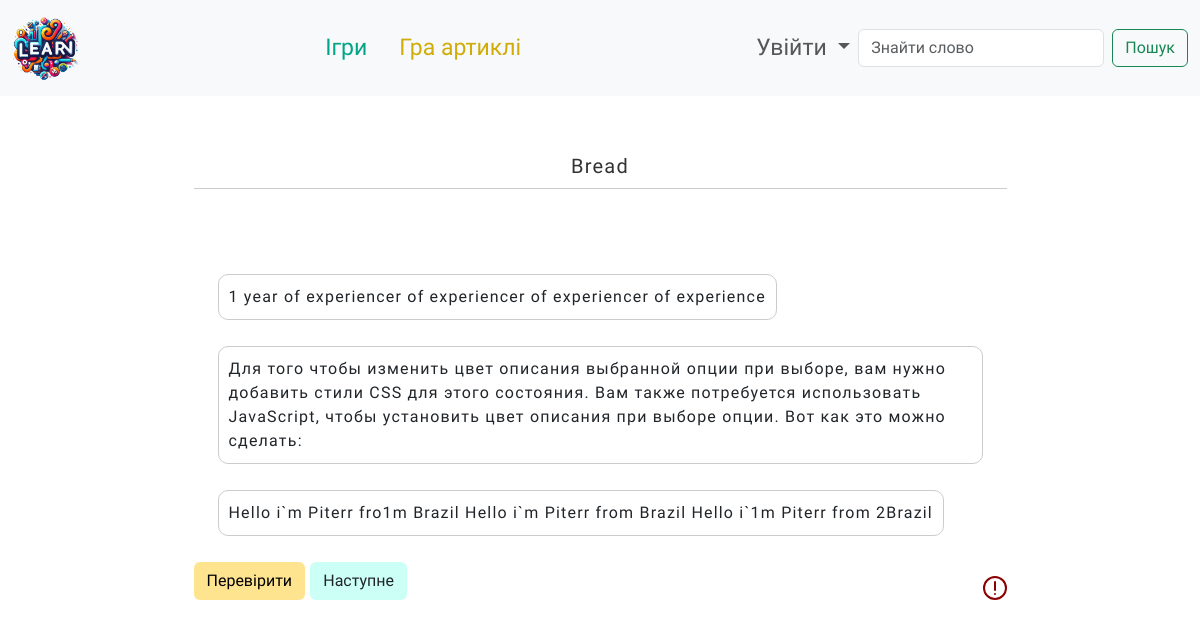
Page /words/game/ on the committed database.
### base_game/models.py (models this page shows)
class BaseGameModel(models.Model):
    LEVEL_CHOICES = (
        ('A1', 'A1'),
        ('A2', 'A2'),
        ('B1', 'B1'),
        ('B2', 'B2'),
        ('C1', 'C1'),
        ('C2', 'C2'),
    )
    word = models.CharField(max_length=100)
    description = models.TextField(max_length=2000)
    translate = models.CharField(max_length=200)
    autor = models.ForeignKey(User, on_delete=models.CASCADE, null=True, blank=True)
    level = models.CharField(max_length=2, choices=LEVEL_CHOICES, default='A1')

### base_game/views.py (the view)
# urls.py: path('game/', views.artikel_game, name='artikel_game'),
def game(request):
    words = list(BaseGameModel.objects.all())
    word = sample(words, 1)[0] # take random word
    descriptions = sample(list(BaseGameModel.objects.exclude(pk=word.pk)), 2)
    options = [word.description] + [desc.description for desc in descriptions]
    options = sample(options, len(options))
    return render(request, 'base_game/game_template.html', {'word': word, 'options': options})

### base_game/templates/base_game/game_template.html (shortened to what this page needs)
{% extends 'base.html' %}
{% load static %}
{% block content %}
<div class="container mt-5 mb-5 font-family-game">
    <h1 class="word-title" title="{{ word.translate }}">
        {{ word.word }}
    </h1>
    <div id="result-message-container" class="text-center result-message-container">
    </div>
    <div class="d-flex justify-content-between align-items-end">
        <form id="game-form" class="flex-grow-1">
            {% for option in options %}
                <br>
                <div class="form-check">
                    <label class="form-check-label l-hover" for="option-{{ forloop.counter }}" title="{{ option.description|escapejs }}">
                        {{ option }}
                    </label>
                </div>
            {% endfor %}
            <br>
            <button type="button" class="btn b-color-orange" id="check-button">Перевірити</button>
            <button type="button" class="btn b-color-green-blue" id="refresh-button">Наступне</button>
        </form>
        <form id="complaint-form" method="post" action="{% url 'words:complain_word' word.id %}" class="mt-3">
            <button type="submit" class="icon-button" title="Поскаржитися на дане слово або опис!">
                <img src="{% static 'img/complaint.svg' %}" alt="Поскаржитися">
            </button>
        </form>
    </div>
</div>
{% endblock %}

### static/css/base.css (style rules this page uses)
body { font-family: 'Pangolin', cursive; }
.font-family-game { max-width: 75%; letter-spacing: 1.2px; }
.result-message-container { padding: 15px; font-size: 25px; display: inline-block; border-radius: 10px; text-align: center; }
.word-title { font-size: 20px; color: #333; text-align: center; border-bottom: 1px solid #ccc; padding: 10px 0; cursor: pointer; }
.l-hover { font-size: 16px; padding: 10px; border: 1px solid #ccc; border-radius: 10px; transition: background-color 0.3s; }
.icon-button { background: none; border: none; padding: 0; cursor: pointer; outline: none; }
.b-color-orange { background-color: #ffe490; color: black; }
.b-color-green-blue { background-color: #ccfff6; }

### rows in the picture
BaseGameModel: word "Bread", options "Для того чтобы изменить цвет описания выбранной опции при выборе, вам нужно добавить стили CSS для этого состояния. Вам также потребуется использовать JavaScript, чтобы установить цвет описания при выборе опции. Вот как это можно сделать:"
BaseGameModel: options "1 year of experiencer of experiencer of experiencer of experience"
BaseGameModel: options "Hello i`m Piterr fro1m Brazil Hello i`m Piterr from Brazil Hello i`1m Piterr from 2Brazil"
